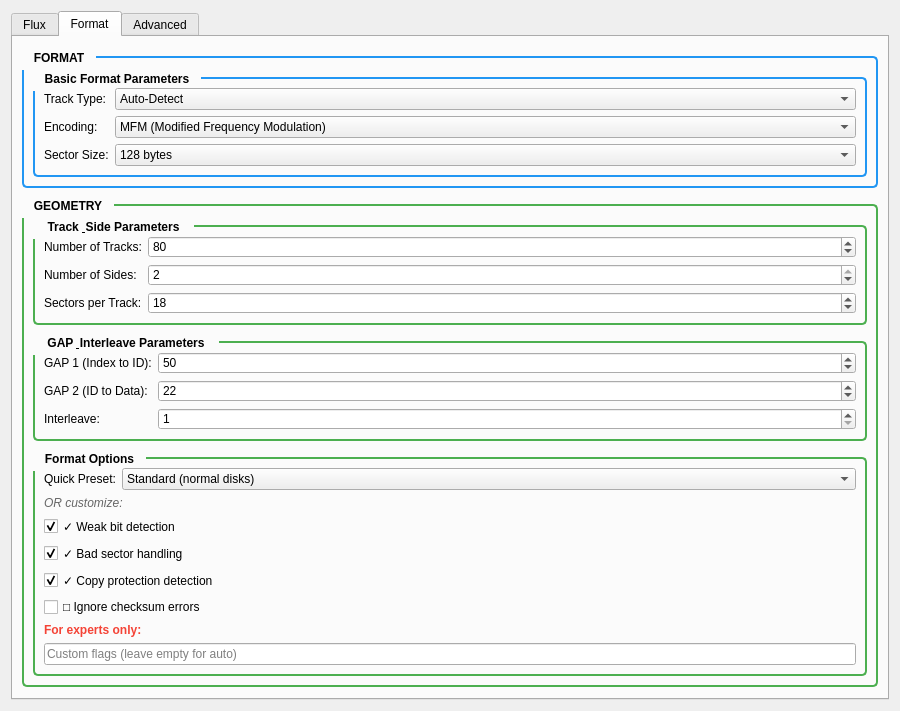
<?xml version="1.0" encoding="UTF-8"?>
<ui version="4.0">
 <class>TabFormat</class>
 <widget class="QWidget" name="TabFormat">
  <property name="geometry">
   <rect>
    <x>0</x>
    <y>0</y>
    <width>900</width>
    <height>700</height>
   </rect>
  </property>
  <layout class="QVBoxLayout" name="verticalLayout_main">
   
   <!-- SUB-TABS like Protection Tab! -->
   <item>
    <widget class="QTabWidget" name="tabWidgetFormat">
     <property name="currentIndex">
      <number>1</number>
     </property>
     
     <!-- ========================================== -->
     <!-- SUB-TAB 1: FLUX                            -->
     <!-- ========================================== -->
     <widget class="QWidget" name="tabFlux">
      <attribute name="title">
       <string>Flux</string>
      </attribute>
      <layout class="QVBoxLayout" name="verticalLayout_flux">
       
       <item>
        <widget class="QGroupBox" name="groupFluxBasic">
         <property name="title">
          <string>Basic Policy Settings</string>
         </property>
         <layout class="QFormLayout" name="formLayout_fluxbasic">
          <item row="0" column="0">
           <widget class="QLabel" name="labelSpeedMode">
            <property name="text">
             <string>Speed Mode:</string>
            </property>
           </widget>
          </item>
          <item row="0" column="1">
           <widget class="QComboBox" name="comboSpeedMode">
            <property name="maximumWidth"><number>300</number></property>
            <item><property name="text"><string>Minimum (Safest, Slowest)</string></property></item>
            <item><property name="text"><string>Normal (Balanced)</string></property></item>
            <item><property name="text"><string>Maximum (Fastest, Less Safe)</string></property></item>
           </widget>
          </item>
          
          <item row="1" column="0">
           <widget class="QLabel" name="labelErrorPolicy">
            <property name="text">
             <string>Error Policy:</string>
            </property>
           </widget>
          </item>
          <item row="1" column="1">
           <widget class="QComboBox" name="comboErrorPolicy">
            <property name="maximumWidth"><number>300</number></property>
            <item><property name="text"><string>Strict (Abort on First Error)</string></property></item>
            <item><property name="text"><string>Tolerant (Continue, Mark Errors)</string></property></item>
            <item><property name="text"><string>Ignore (Never Abort on CRC)</string></property></item>
           </widget>
          </item>
          
          <item row="2" column="0">
           <widget class="QLabel" name="labelScanMode">
            <property name="text">
             <string>Scan Mode:</string>
            </property>
           </widget>
          </item>
          <item row="2" column="1">
           <widget class="QComboBox" name="comboScanMode">
            <property name="maximumWidth"><number>300</number></property>
            <item><property name="text"><string>Standard (Decode Once)</string></property></item>
            <item><property name="text"><string>Advanced (Multi-Rev + Consensus)</string></property></item>
           </widget>
          </item>
         </layout>
        </widget>
       </item>
       
       <item>
        <widget class="QGroupBox" name="groupFluxSample">
         <property name="title">
          <string>Sample &amp; PLL Settings</string>
         </property>
         <layout class="QFormLayout" name="formLayout_fluxsample">
          <item row="0" column="0">
           <widget class="QLabel" name="labelSampleRate">
            <property name="text">
             <string>Sample Rate:</string>
            </property>
           </widget>
          </item>
          <item row="0" column="1">
           <widget class="QComboBox" name="comboSampleRate">
            <property name="maximumWidth"><number>300</number></property>
            <item><property name="text"><string>Auto (Hardware Default)</string></property></item>
            <item><property name="text"><string>25 MHz</string></property></item>
            <item><property name="text"><string>50 MHz</string></property></item>
            <item><property name="text"><string>72 MHz</string></property></item>
           </widget>
          </item>
          
          <item row="1" column="0">
           <widget class="QLabel" name="labelPLLMode">
            <property name="text">
             <string>PLL Mode:</string>
            </property>
           </widget>
          </item>
          <item row="1" column="1">
           <widget class="QComboBox" name="comboP LLMode">
            <property name="maximumWidth"><number>300</number></property>
            <item><property name="text"><string>Auto</string></property></item>
            <item><property name="text"><string>Fixed Frequency</string></property></item>
            <item><property name="text"><string>Adaptive</string></property></item>
           </widget>
          </item>
         </layout>
        </widget>
       </item>
       
       <item>
        <spacer name="verticalSpacer_flux">
         <property name="orientation">
          <enum>Qt::Vertical</enum>
         </property>
         <property name="sizeHint" stdset="0">
          <size>
           <width>20</width>
           <height>40</height>
          </size>
         </property>
        </spacer>
       </item>
       
      </layout>
     </widget>
     
     <!-- ========================================== -->
     <!-- SUB-TAB 2: FORMAT (Geometry + Options)     -->
     <!-- ========================================== -->
     <widget class="QWidget" name="tabFormatGeometry">
      <attribute name="title">
       <string>Format</string>
      </attribute>
      <layout class="QVBoxLayout" name="verticalLayout_format">
       
       <!-- FORMAT Section -->
       <item>
        <widget class="QGroupBox" name="groupFormat">
         <property name="title">
          <string>FORMAT</string>
         </property>
         <property name="styleSheet">
          <string>QGroupBox { font-weight: bold; border: 2px solid #2196F3; border-radius: 5px; margin-top: 10px; }
QGroupBox::title { subcontrol-origin: margin; subcontrol-position: top left; padding: 5px 10px; }</string>
         </property>
         <layout class="QVBoxLayout" name="verticalLayout_formatinner">
          
          <item>
           <widget class="QGroupBox" name="groupBasicFormat">
            <property name="title">
             <string>Basic Format Parameters</string>
            </property>
            <layout class="QFormLayout" name="formLayout_basic">
             <item row="0" column="0">
              <widget class="QLabel" name="labelTrackType">
               <property name="text">
                <string>Track Type:</string>
               </property>
              </widget>
             </item>
             <item row="0" column="1">
              <widget class="QComboBox" name="comboTrackType">
            <property name="maximumWidth"><number>300</number></property>
               <item><property name="text"><string>Auto-Detect</string></property></item>
               
               <item><property name="text"><string>═══ RAW FLUX ═══</string></property></item>
               <item><property name="text"><string>SCP - SuperCard Pro (all formats)</string></property></item>
               <item><property name="text"><string>HFE - HxC Floppy Emulator (all formats)</string></property></item>
               <item><property name="text"><string>KF - KryoFlux Stream (all formats)</string></property></item>
               <item><property name="text"><string>FE - FluxEngine Stream (all formats)</string></property></item>
               
               <item><property name="text"><string>═══ IBM PC ═══</string></property></item>
               <item><property name="text"><string>IMG - 360K (5.25" DD, 40T/2S/9Sec, MFM)</string></property></item>
               <item><property name="text"><string>IMG - 720K (3.5" DD, 80T/2S/9Sec, MFM)</string></property></item>
               <item><property name="text"><string>IMG - 1.2M (5.25" HD, 80T/2S/15Sec, MFM)</string></property></item>
               <item><property name="text"><string>IMG - 1.44M (3.5" HD, 80T/2S/18Sec, MFM)</string></property></item>
               <item><property name="text"><string>IMG - 2.88M (3.5" ED, 80T/2S/36Sec, MFM)</string></property></item>
               <item><property name="text"><string>IMD - ImageDisk (variable, MFM/FM)</string></property></item>
               <item><property name="text"><string>TD0 - Teledisk (variable, compressed)</string></property></item>
               
               <item><property name="text"><string>═══ COMMODORE 64 ═══</string></property></item>
               <item><property name="text"><string>D64 - 1541 (35T/1S, GCR, 174848 bytes)</string></property></item>
               <item><property name="text"><string>D71 - 1571 (70T/2S, GCR, 349696 bytes)</string></property></item>
               <item><property name="text"><string>D81 - 1581 (80T/2S/10Sec, MFM, 819200 bytes)</string></property></item>
               <item><property name="text"><string>G64 - 1541 GCR+Timing (35T, with speed zones)</string></property></item>
               <item><property name="text"><string>G71 - 1571 GCR+Timing (70T, with speed zones)</string></property></item>
               
               <item><property name="text"><string>═══ AMIGA ═══</string></property></item>
               <item><property name="text"><string>ADF - 880K DD (80T/2S/11Sec, MFM, OFS/FFS)</string></property></item>
               <item><property name="text"><string>ADF - 1.76M HD (80T/2S/22Sec, MFM)</string></property></item>
               <item><property name="text"><string>ADZ - Compressed ADF (gzip)</string></property></item>
               <item><property name="text"><string>DMS - Disk Masher System (compressed)</string></property></item>
               <item><property name="text"><string>IPF - SPS/CAPS (protected, with flux)</string></property></item>
               
               <item><property name="text"><string>═══ ATARI ST ═══</string></property></item>
               <item><property name="text"><string>ST - 360K (80T/1S/9Sec, MFM)</string></property></item>
               <item><property name="text"><string>ST - 720K (80T/2S/9Sec, MFM)</string></property></item>
               <item><property name="text"><string>MSA - Magic Shadow Archiver (compressed)</string></property></item>
               <item><property name="text"><string>STX - Pasti (protected, with timing)</string></property></item>
               
               <item><property name="text"><string>═══ ATARI 8-BIT ═══</string></property></item>
               <item><property name="text"><string>ATR - Standard (40T/1S/18Sec, FM/MFM)</string></property></item>
               <item><property name="text"><string>XFD - Raw Sector Dump</string></property></item>
               <item><property name="text"><string>DCM - DiskComm (compressed ATR)</string></property></item>
               <item><property name="text"><string>ATX - Protected (with timing)</string></property></item>
               
               <item><property name="text"><string>═══ APPLE II ═══</string></property></item>
               <item><property name="text"><string>DSK - DOS 3.3 (35T/1S/13Sec, GCR)</string></property></item>
               <item><property name="text"><string>DSK - DOS 3.3 (35T/1S/16Sec, GCR)</string></property></item>
               <item><property name="text"><string>PO - ProDOS (35T/1S/16Sec, GCR)</string></property></item>
               <item><property name="text"><string>NIB - Nibble Format (35T, raw GCR)</string></property></item>
               <item><property name="text"><string>WOZ - Applesauce (flux-level, all protection)</string></property></item>
               <item><property name="text"><string>2MG - Universal (container format)</string></property></item>
               
               <item><property name="text"><string>═══ MACINTOSH ═══</string></property></item>
               <item><property name="text"><string>DSK - 400K (80T/1S, variable sectors, GCR)</string></property></item>
               <item><property name="text"><string>DSK - 800K (80T/2S, variable sectors, GCR)</string></property></item>
               <item><property name="text"><string>IMG - 1.44M (80T/2S/18Sec, MFM, SuperDrive)</string></property></item>
               <item><property name="text"><string>DC42 - DiskCopy 4.2 (container)</string></property></item>
               
               <item><property name="text"><string>═══ OTHER ═══</string></property></item>
               <item><property name="text"><string>TRD - TRS-80 (various, FM/MFM)</string></property></item>
               <item><property name="text"><string>MSX - MSX (80T/2S/9Sec, MFM)</string></property></item>
               <item><property name="text"><string>CPC - Amstrad CPC (40T/1S/9Sec, MFM)</string></property></item>
               <item><property name="text"><string>BBC - BBC Micro (40/80T, FM/MFM)</string></property></item>
               <item><property name="text"><string>FDI - Formatted Disk Image (generic)</string></property></item>
               <item><property name="text"><string>MFI - MAME Floppy Image (generic)</string></property></item>
               
               <item><property name="text"><string>═══ CUSTOM ═══</string></property></item>
               <item><property name="text"><string>Custom (manual parameters)</string></property></item>
              </widget>
             </item>
             
             <item row="1" column="0">
              <widget class="QLabel" name="labelEncoding">
               <property name="text">
                <string>Encoding:</string>
               </property>
              </widget>
             </item>
             <item row="1" column="1">
              <widget class="QComboBox" name="comboEncoding">
            <property name="maximumWidth"><number>300</number></property>
               <item><property name="text"><string>MFM (Modified Frequency Modulation)</string></property></item>
               <item><property name="text"><string>FM (Frequency Modulation)</string></property></item>
               <item><property name="text"><string>GCR (Group Code Recording)</string></property></item>
              </widget>
             </item>
             
             <item row="2" column="0">
              <widget class="QLabel" name="labelSectorSize">
               <property name="text">
                <string>Sector Size:</string>
               </property>
              </widget>
             </item>
             <item row="2" column="1">
              <widget class="QComboBox" name="comboSectorSize">
            <property name="maximumWidth"><number>300</number></property>
               <item><property name="text"><string>128 bytes</string></property></item>
               <item><property name="text"><string>256 bytes</string></property></item>
               <item><property name="text"><string>512 bytes</string></property></item>
               <item><property name="text"><string>1024 bytes</string></property></item>
              </widget>
             </item>
            </layout>
           </widget>
          </item>
          
         </layout>
        </widget>
       </item>
       
       <!-- GEOMETRY Section -->
       <item>
        <widget class="QGroupBox" name="groupGeometry">
         <property name="title">
          <string>GEOMETRY</string>
         </property>
         <property name="styleSheet">
          <string>QGroupBox { font-weight: bold; border: 2px solid #4CAF50; border-radius: 5px; margin-top: 10px; }
QGroupBox::title { subcontrol-origin: margin; subcontrol-position: top left; padding: 5px 10px; }</string>
         </property>
         <layout class="QVBoxLayout" name="verticalLayout_geometry">
          
          <item>
           <widget class="QGroupBox" name="groupTrackSide">
            <property name="title">
             <string>Track &amp; Side Parameters</string>
            </property>
            <layout class="QFormLayout" name="formLayout_trackside">
             <item row="0" column="0">
              <widget class="QLabel" name="labelTracks">
               <property name="text">
                <string>Number of Tracks:</string>
               </property>
              </widget>
             </item>
             <item row="0" column="1">
              <widget class="QSpinBox" name="spinTracks">
               <property name="minimum">
                <number>1</number>
               </property>
               <property name="maximum">
                <number>255</number>
               </property>
               <property name="value">
                <number>80</number>
               </property>
              </widget>
             </item>
             
             <item row="1" column="0">
              <widget class="QLabel" name="labelSides">
               <property name="text">
                <string>Number of Sides:</string>
               </property>
              </widget>
             </item>
             <item row="1" column="1">
              <widget class="QSpinBox" name="spinSides">
               <property name="minimum">
                <number>1</number>
               </property>
               <property name="maximum">
                <number>2</number>
               </property>
               <property name="value">
                <number>2</number>
               </property>
              </widget>
             </item>
             
             <item row="2" column="0">
              <widget class="QLabel" name="labelSectorsPerTrack">
               <property name="text">
                <string>Sectors per Track:</string>
               </property>
              </widget>
             </item>
             <item row="2" column="1">
              <widget class="QSpinBox" name="spinSectorsPerTrack">
               <property name="minimum">
                <number>1</number>
               </property>
               <property name="maximum">
                <number>255</number>
               </property>
               <property name="value">
                <number>18</number>
               </property>
              </widget>
             </item>
            </layout>
           </widget>
          </item>
          
          <item>
           <widget class="QGroupBox" name="groupGapInterleave">
            <property name="title">
             <string>GAP &amp; Interleave Parameters</string>
            </property>
            <layout class="QFormLayout" name="formLayout_gap">
             <item row="0" column="0">
              <widget class="QLabel" name="labelGap1">
               <property name="text">
                <string>GAP 1 (Index to ID):</string>
               </property>
              </widget>
             </item>
             <item row="0" column="1">
              <widget class="QSpinBox" name="spinGap1">
               <property name="maximum">
                <number>255</number>
               </property>
               <property name="value">
                <number>50</number>
               </property>
              </widget>
             </item>
             
             <item row="1" column="0">
              <widget class="QLabel" name="labelGap2">
               <property name="text">
                <string>GAP 2 (ID to Data):</string>
               </property>
              </widget>
             </item>
             <item row="1" column="1">
              <widget class="QSpinBox" name="spinGap2">
               <property name="maximum">
                <number>255</number>
               </property>
               <property name="value">
                <number>22</number>
               </property>
              </widget>
             </item>
             
             <item row="2" column="0">
              <widget class="QLabel" name="labelInterleave">
               <property name="text">
                <string>Interleave:</string>
               </property>
              </widget>
             </item>
             <item row="2" column="1">
              <widget class="QSpinBox" name="spinInterleave">
               <property name="minimum">
                <number>1</number>
               </property>
               <property name="maximum">
                <number>10</number>
               </property>
               <property name="value">
                <number>1</number>
               </property>
              </widget>
             </item>
            </layout>
           </widget>
          </item>
          
          <!-- FORMAT OPTIONS - OPTION C! -->
          <item>
           <widget class="QGroupBox" name="groupFormatOptions">
            <property name="title">
             <string>Format Options</string>
            </property>
            <layout class="QVBoxLayout" name="verticalLayout_formatoptions">
             
             <!-- Quick Preset -->
             <item>
              <layout class="QFormLayout" name="formLayout_preset">
               <item row="0" column="0">
                <widget class="QLabel" name="labelPreset">
                 <property name="text">
                  <string>Quick Preset:</string>
                 </property>
                </widget>
               </item>
               <item row="0" column="1">
                <widget class="QComboBox" name="comboFormatPreset">
            <property name="maximumWidth"><number>300</number></property>
                 <item><property name="text"><string>Standard (normal disks)</string></property></item>
                 <item><property name="text"><string>Protected (copy protection)</string></property></item>
                 <item><property name="text"><string>Damaged (bad sectors)</string></property></item>
                 <item><property name="text"><string>Archive (preserve everything)</string></property></item>
                 <item><property name="text"><string>Custom (manual settings)</string></property></item>
                </widget>
               </item>
              </layout>
             </item>
             
             <item>
              <widget class="QLabel" name="labelOrCustomize">
               <property name="text">
                <string>OR customize:</string>
               </property>
               <property name="styleSheet">
                <string>font-style: italic; color: #666;</string>
               </property>
              </widget>
             </item>
             
             <!-- Checkboxes -->
             <item>
              <widget class="QCheckBox" name="checkWeakBits">
               <property name="text">
                <string>✓ Weak bit detection</string>
               </property>
               <property name="checked">
                <bool>true</bool>
               </property>
              </widget>
             </item>
             
             <item>
              <widget class="QCheckBox" name="checkBadSectors">
               <property name="text">
                <string>✓ Bad sector handling</string>
               </property>
               <property name="checked">
                <bool>true</bool>
               </property>
              </widget>
             </item>
             
             <item>
              <widget class="QCheckBox" name="checkCopyProtection">
               <property name="text">
                <string>✓ Copy protection detection</string>
               </property>
               <property name="checked">
                <bool>true</bool>
               </property>
              </widget>
             </item>
             
             <item>
              <widget class="QCheckBox" name="checkIgnoreChecksum">
               <property name="text">
                <string>□ Ignore checksum errors</string>
               </property>
              </widget>
             </item>
             
             <!-- Expert Field -->
             <item>
              <layout class="QFormLayout" name="formLayout_expert">
               <item row="0" column="0">
                <widget class="QLabel" name="labelExpertFlags">
                 <property name="text">
                  <string>For experts only:</string>
                 </property>
                 <property name="styleSheet">
                  <string>font-weight: bold; color: #f44336;</string>
                 </property>
                </widget>
               </item>
               <item row="1" column="0" colspan="2">
                <widget class="QLineEdit" name="lineCustomFlags">
                 <property name="placeholderText">
                  <string>Custom flags (leave empty for auto)</string>
                 </property>
                </widget>
               </item>
              </layout>
             </item>
             
            </layout>
           </widget>
          </item>
          
         </layout>
        </widget>
       </item>
       
       <item>
        <spacer name="verticalSpacer_format">
         <property name="orientation">
          <enum>Qt::Vertical</enum>
         </property>
         <property name="sizeHint" stdset="0">
          <size>
           <width>20</width>
           <height>40</height>
          </size>
         </property>
        </spacer>
       </item>
       
      </layout>
     </widget>
     
     <!-- ========================================== -->
     <!-- SUB-TAB 3: ADVANCED                        -->
     <!-- ========================================== -->
     <widget class="QWidget" name="tabAdvanced">
      <attribute name="title">
       <string>Advanced</string>
      </attribute>
      <layout class="QVBoxLayout" name="verticalLayout_advanced">
       
       <item>
        <widget class="QGroupBox" name="groupVerify">
         <property name="title">
          <string>Verification Options</string>
         </property>
         <layout class="QVBoxLayout" name="verticalLayout_verify">
          <item>
           <widget class="QCheckBox" name="checkVerifyRead">
            <property name="text">
             <string>Verify After Read (Compare with Source)</string>
            </property>
           </widget>
          </item>
          <item>
           <widget class="QCheckBox" name="checkVerifyWrite">
            <property name="text">
             <string>Verify After Write (Compare Disk with Image)</string>
            </property>
            <property name="checked">
             <bool>true</bool>
            </property>
           </widget>
          </item>
          <item>
           <widget class="QCheckBox" name="checkCRCCheck">
            <property name="text">
             <string>CRC/Checksum Verification</string>
            </property>
            <property name="checked">
             <bool>true</bool>
            </property>
           </widget>
          </item>
         </layout>
        </widget>
       </item>
       
       <item>
        <widget class="QGroupBox" name="groupLogging">
         <property name="title">
          <string>Progress &amp; Logging</string>
         </property>
         <layout class="QFormLayout" name="formLayout_logging">
          <item row="0" column="0">
           <widget class="QLabel" name="labelLoggingLevel">
            <property name="text">
             <string>Logging Level:</string>
            </property>
           </widget>
          </item>
          <item row="0" column="1">
           <widget class="QComboBox" name="comboLogging">
            <property name="maximumWidth"><number>300</number></property>
            <item><property name="text"><string>Off</string></property></item>
            <item><property name="text"><string>Errors Only</string></property></item>
            <item><property name="text"><string>Normal</string></property></item>
            <item><property name="text"><string>Verbose</string></property></item>
            <item><property name="text"><string>Debug</string></property></item>
           </widget>
          </item>
          
          <item row="1" column="0">
           <widget class="QLabel" name="labelLogFile">
            <property name="text">
             <string>Log File:</string>
            </property>
           </widget>
          </item>
          <item row="1" column="1">
           <layout class="QHBoxLayout" name="horizontalLayout_logfile">
            <item>
             <widget class="QLineEdit" name="lineLogFile">
              <property name="placeholderText">
               <string>uft.log</string>
              </property>
             </widget>
            </item>
            <item>
             <widget class="QPushButton" name="btnBrowseLog">
              <property name="text">
               <string>...</string>
              </property>
              <property name="maximumWidth">
               <number>40</number>
              </property>
             </widget>
            </item>
           </layout>
          </item>
         </layout>
        </widget>
       </item>
       
       <item>
        <widget class="QGroupBox" name="groupPerformance">
         <property name="title">
          <string>Performance Options</string>
         </property>
         <layout class="QVBoxLayout" name="verticalLayout_perf">
          <item>
           <widget class="QCheckBox" name="checkMultiThread">
            <property name="text">
             <string>Enable multi-threading</string>
            </property>
            <property name="checked">
             <bool>true</bool>
            </property>
           </widget>
          </item>
          <item>
           <widget class="QCheckBox" name="checkBuffering">
            <property name="text">
             <string>Enable disk buffering</string>
            </property>
            <property name="checked">
             <bool>true</bool>
            </property>
           </widget>
          </item>
         </layout>
        </widget>
       </item>
       
       <item>
        <spacer name="verticalSpacer_advanced">
         <property name="orientation">
          <enum>Qt::Vertical</enum>
         </property>
         <property name="sizeHint" stdset="0">
          <size>
           <width>20</width>
           <height>40</height>
          </size>
         </property>
        </spacer>
       </item>
       
      </layout>
     </widget>
     
    </widget>
   </item>
   
  </layout>
 </widget>
 <resources/>
 <connections/>
</ui>
